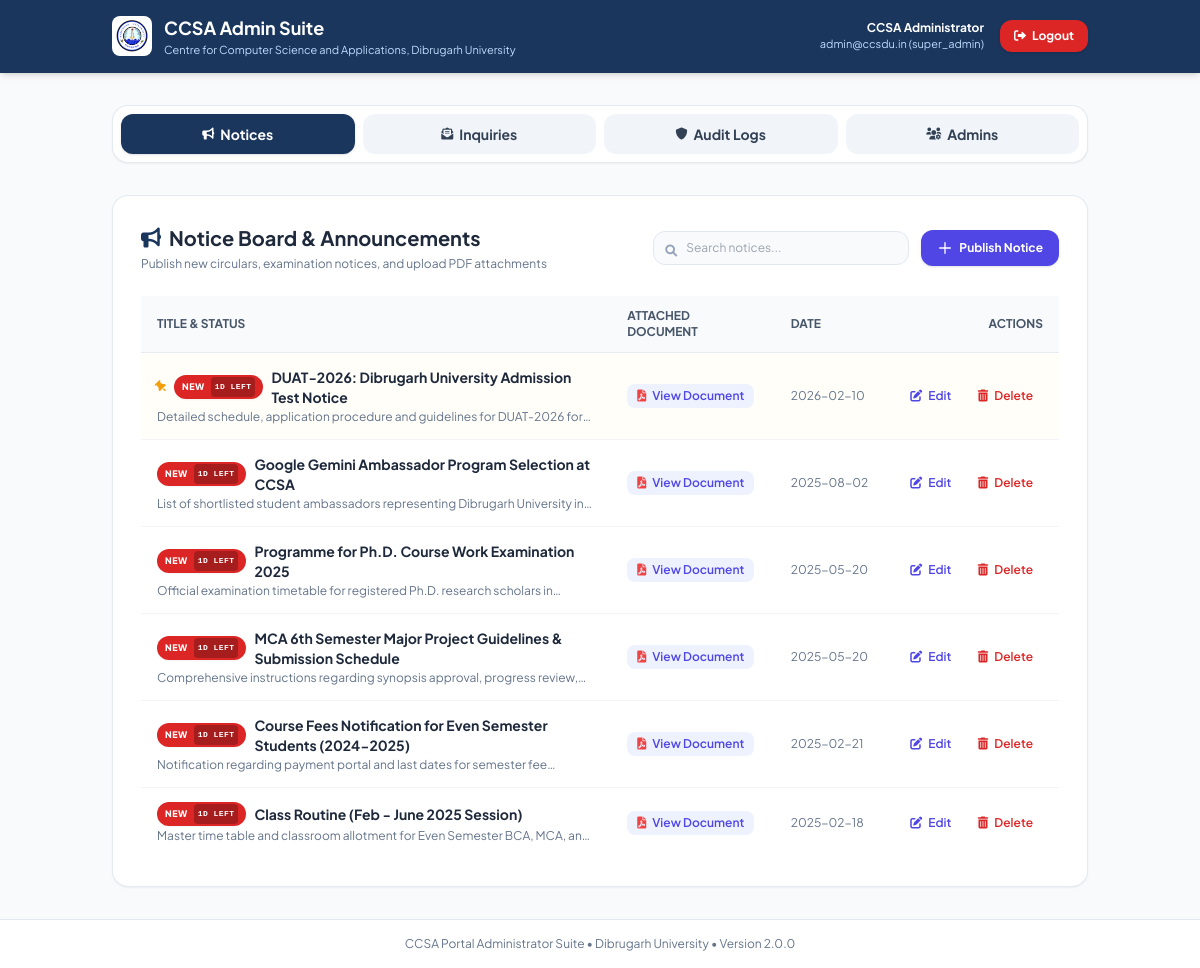
Before: /admin/index.php (signed in) with the older database file.
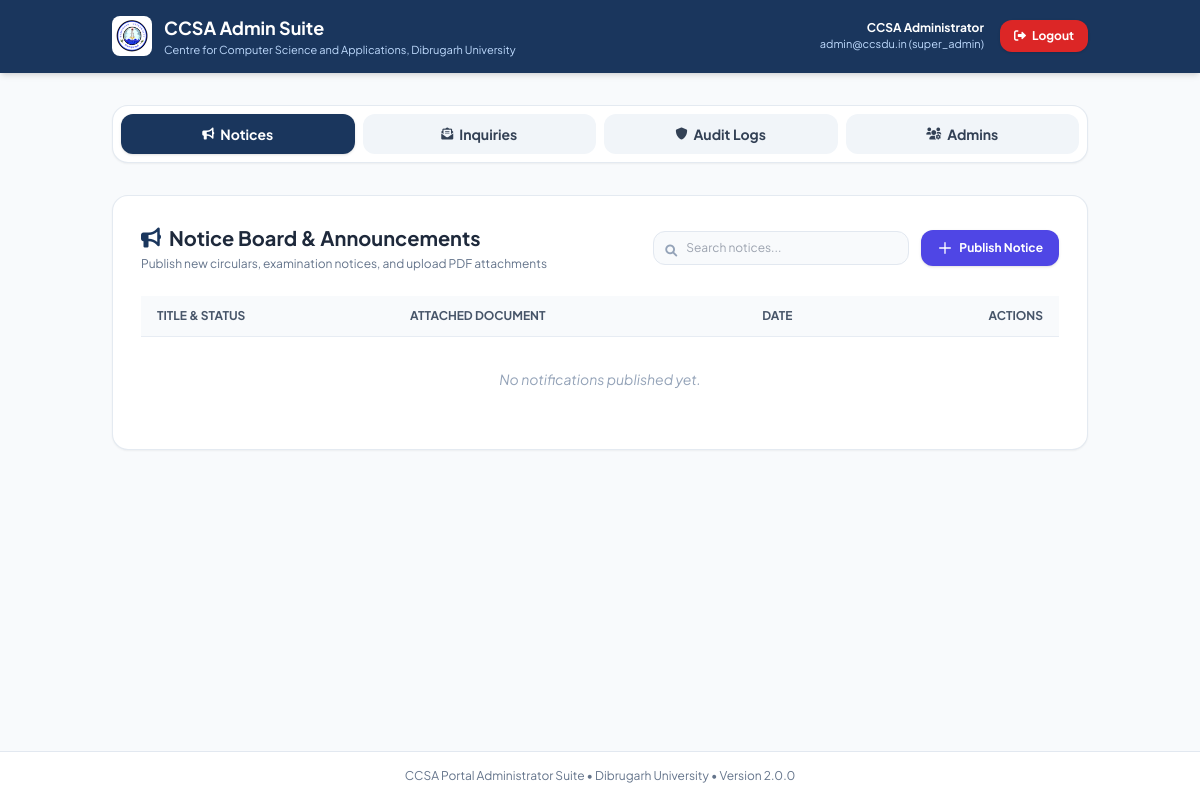
After: the same page with the newer database file.
### tables this page shows
CREATE TABLE `notifications` (
  `id` int(11) NOT NULL AUTO_INCREMENT,
  `title` varchar(255) NOT NULL,
  `description` text DEFAULT NULL,
  `category` varchar(50) NOT NULL DEFAULT 'General',
  `creator_email` varchar(150) DEFAULT 'admin@ccsdu.in',
  `file_path` varchar(255) DEFAULT NULL,
  `file_url` varchar(500) DEFAULT NULL,
  `is_pinned` tinyint(1) NOT NULL DEFAULT 0,
  `createdAt` datetime NOT NULL DEFAULT CURRENT_TIMESTAMP,
  `updatedAt` datetime NOT NULL DEFAULT CURRENT_TIMESTAMP ON UPDATE CURRENT_TIMESTAMP,
  PRIMARY KEY (`id`),
  KEY `idx_created` (`createdAt`),
  KEY `idx_category` (`category`)
);

### admin/sections/notifications.php (the view, shortened to what this page needs)
<?php
$adminNotices = [];
if (isset($pdo) && $pdo !== null) {
    try {
        $stmt = $pdo->prepare('SELECT * FROM notifications ORDER BY is_pinned DESC, createdAt DESC LIMIT 100');
        $stmt->execute();
        $adminNotices = $stmt->fetchAll(PDO::FETCH_ASSOC);
    } catch (Throwable $e) {
        error_log('Admin notices DB fetch failed: ' . $e->getMessage());
    }
}
?>
<div class="card p-5 sm:p-7 bg-white rounded-2xl shadow-sm border border-slate-200/90">
    <div class="flex flex-col sm:flex-row justify-between items-start sm:items-center gap-4 mb-6">
        <div>
            <h2 class="text-lg sm:text-xl font-bold text-slate-800 flex items-center gap-2">
                <i class="fas fa-bullhorn text-[#1a365d]"></i>
                <span>Notice Board &amp; Announcements</span>
            </h2>
            <p class="text-xs text-slate-500 mt-1">Publish new circulars, examination notices, and upload PDF attachments</p>
        </div>
        <div class="flex items-center gap-3 w-full sm:w-auto">
            <div class="relative flex-1 sm:w-64">
                <i class="fas fa-search absolute left-3 top-3 text-slate-400 text-xs"></i>
                <input type="text" id="searchNoticeInput" onkeyup="filterNoticesTable()" placeholder="Search notices..."
                    class="w-full pl-8 pr-3 py-2 bg-slate-50 border border-slate-200 rounded-xl text-xs focus:outline-none focus:ring-2 focus:ring-indigo-500">
            </div>
            <button onclick="document.getElementById('addNoticeModal').classList.remove('hidden')"
                class="bg-indigo-600 hover:bg-indigo-700 text-white text-xs font-bold px-4 py-2.5 rounded-xl flex items-center gap-1.5 transition-all shadow hover:shadow-md whitespace-nowrap">
                <svg class="w-4 h-4" fill="none" stroke="currentColor" viewBox="0 0 24 24"><path stroke-linecap="round" stroke-linejoin="round" stroke-width="2" d="M12 4v16m8-8H4"></path></svg>
                <span>Publish Notice</span>
            </button>
        </div>
    </div>
    <div class="overflow-x-auto">
        <table class="w-full text-left text-sm" id="noticesTable">
            <thead>
                <tr class="bg-slate-50 text-slate-600 text-xs uppercase border-b border-slate-200/80 font-bold">
                    <th class="py-3 px-4">Title &amp; Status</th>
                    <th class="py-3 px-4">Attached Document</th>
                    <th class="py-3 px-4">Date</th>
                    <th class="py-3 px-4 text-right">Actions</th>
                </tr>
            </thead>
            <tbody class="divide-y divide-slate-100">
                <?php if (empty($adminNotices)): ?>
                <tr>
                    <td colspan="4" class="py-8 text-center text-slate-400 italic">No notifications published yet.</td>
                </tr>
                <?php else: ?>
                    <?php foreach ($adminNotices as $notice):
                        $isPinned = !empty($notice['is_pinned']);
                        $isNewActive = false;
                        $daysLeft = 0;
                        $isNewFlag = isset($notice['is_new']) ? (int)$notice['is_new'] : null;
                        $newUntil = !empty($notice['new_until']) ? $notice['new_until'] : null;
                        if ($isNewFlag === 0) {
                            $isNewActive = false;
                        } elseif ($isNewFlag === 1) {
                            $isNewActive = true;
                            if (!empty($notice['createdAt'])) {
                                $diffSec = (strtotime($notice['createdAt']) + (15 * 86400)) - time();
                                $daysLeft = max(1, (int)ceil($diffSec / 86400));
                            } else {
                                $daysLeft = 15;
                            }
                        }
                    ?>
                    <tr class="hover:bg-slate-50 transition-colors <?php echo $isPinned ? 'bg-amber-50/30' : ''; ?>">
                        <td class="py-3.5 px-4">
                            <div class="flex items-center gap-2">
                                <?php if ($isPinned): ?>
                                    <i class="fas fa-thumbtack text-amber-500 text-xs shrink-0 -rotate-45" title="Pinned Announcement"></i>
                                <?php endif; ?>
                                <?php if ($isNewActive): ?>
                                    <span class="bg-red-600 text-white text-[9px] font-black uppercase px-2 py-0.5 rounded-full shadow-sm shrink-0 tracking-wider inline-flex items-center gap-1.5" title="Badge valid for <?php echo $daysLeft; ?> more day<?php echo $daysLeft === 1 ? '' : 's'; ?>">
                                        <span class="animate-pulse">NEW</span>
                                        <span class="bg-red-800/80 px-1 py-0.2 rounded text-[8px] font-mono font-semibold"><?php echo $daysLeft === 1 ? '1d left' : "{$daysLeft}d left"; ?></span>
                                    </span>
                                <?php endif; ?>
                                <p class="font-bold text-slate-800 text-sm"><?php echo htmlspecialchars($notice['title']); ?></p>
                            </div>
                            <?php if (!empty($notice['description'])): ?>
                            <p class="text-xs text-slate-500 mt-0.5 line-clamp-1"><?php echo htmlspecialchars($notice['description']); ?></p>
                            <?php endif; ?>
                        </td>
                        <td class="py-3.5 px-4 text-xs whitespace-nowrap">
                            <?php if (!empty($notice['file_path'])): ?>
                                <a href="<?php echo htmlspecialchars($notice['file_path']); ?>" target="_blank"
                                    class="inline-flex items-center gap-1.5 text-indigo-600 hover:text-indigo-800 font-semibold bg-indigo-50 hover:bg-indigo-100 px-2.5 py-1 rounded-lg transition-colors">
                                    <i class="fas fa-file-pdf text-red-500"></i>
                                    <span>View Document</span>
                                </a>
                            <?php else: ?>
                                <span class="text-slate-400 text-[11px]">No file attached</span>
                            <?php endif; ?>
                        </td>
                        <td class="py-3.5 px-4 text-xs text-slate-500 whitespace-nowrap">
                            <?php echo htmlspecialchars(substr($notice['createdAt'], 0, 10)); ?>
                        </td>
                        <td class="py-3.5 px-4 text-right whitespace-nowrap">
                            <button type="button" onclick='openEditNoticeModal(<?php echo json_encode($notice, JSON_HEX_TAG | JSON_HEX_APOS | JSON_HEX_QUOT | JSON_HEX_AMP); ?>)'
                                class="text-xs text-indigo-600 hover:text-indigo-800 font-semibold px-2.5 py-1.5 rounded-lg hover:bg-indigo-50 transition-colors mr-1">
                                <i class="fas fa-edit mr-1"></i> Edit
                            </button>
                            <form action="actions.php" method="POST" class="inline" onsubmit="return confirm('Are you sure you want to delete this notification?');">
                                <button type="submit" class="text-xs text-red-600 hover:text-red-800 font-semibold px-2.5 py-1.5 rounded-lg hover:bg-red-50 transition-colors">
                                    <i class="fas fa-trash-alt mr-1"></i> Delete
                                </button>
                            </form>
                        </td>
                    </tr>
                    <?php endforeach; ?>
                <?php endif; ?>
            </tbody>
        </table>
    </div>
</div>

### admin/index.php (shortened to what this page needs)
<?php
require_once __DIR__ . '/check_session.php';
    ?>
    <?php
$username = htmlspecialchars($_SESSION['user_name'] ?? 'Administrator');
$userrole = htmlspecialchars($_SESSION['user_role'] ?? 'super_admin');
$useremail = htmlspecialchars($_SESSION['user_email'] ?? 'admin@ccsdu.in');
?>
<!DOCTYPE html>
<html lang="en">
<head>
    <link rel="stylesheet" href="https://cdnjs.cloudflare.com/ajax/libs/font-awesome/6.0.0/css/all.min.css">
    <script src="https://cdn.tailwindcss.com"></script>
</head>
<body class="bg-slate-50 text-slate-800 min-h-screen flex flex-col">
    <header class="bg-[#1a365d] text-white sticky top-0 z-40 shadow-md">
        <div class="container mx-auto px-4 sm:px-6 py-3.5 flex justify-between items-center">
            <div class="flex items-center gap-3">
                <a href="../index.php" title="Go to Website">
                    <img src="../faculty/du.png" alt="DU Logo" class="h-10 w-10 object-contain p-1 bg-white rounded-lg">
                </a>
                <div>
                    <h1 class="text-base sm:text-lg font-bold leading-tight">CCSA Admin Suite</h1>
                    <p class="text-[11px] text-blue-200 hidden sm:block">Centre for Computer Science and Applications, Dibrugarh University</p>
                </div>
            </div>
            <div class="flex items-center gap-4">
                <div class="text-right hidden sm:block">
                    <p class="text-xs font-bold text-white"><?php echo $username; ?></p>
                    <p class="text-[11px] text-blue-200"><?php echo $useremail; ?> (<?php echo $userrole; ?>)</p>
                </div>
                <a href="logout.php"
                    class="bg-red-600 hover:bg-red-700 text-white text-xs font-bold px-3.5 py-2 rounded-xl transition-all flex items-center gap-1.5 shadow">
                    <i class="fas fa-sign-out-alt"></i>
                    <span>Logout</span>
                </a>
            </div>
        </div>
    </header>
    <div class="container mx-auto px-4 sm:px-6 py-8 flex-1">
        <nav class="bg-white rounded-2xl p-2 shadow-sm border border-slate-200/90 mb-8 flex flex-wrap gap-2">
            <button onclick="switchTab('notifications')" id="tab-btn-notifications"
                class="tab-btn flex-1 min-w-[110px] py-2.5 px-3 rounded-xl text-xs sm:text-sm font-bold transition-all text-center flex items-center justify-center gap-1.5 bg-[#1a365d] text-white shadow">
                <i class="fas fa-bullhorn text-xs"></i>
                <span>Notices</span>
            </button>
            <button onclick="switchTab('messages')" id="tab-btn-messages"
                class="tab-btn flex-1 min-w-[110px] py-2.5 px-3 rounded-xl text-xs sm:text-sm font-bold transition-all text-center flex items-center justify-center gap-1.5 bg-slate-100 text-slate-700 hover:bg-slate-200">
                <i class="fas fa-envelope-open-text text-xs"></i>
                <span>Inquiries</span>
            </button>
            <button onclick="switchTab('logs')" id="tab-btn-logs"
                class="tab-btn flex-1 min-w-[110px] py-2.5 px-3 rounded-xl text-xs sm:text-sm font-bold transition-all text-center flex items-center justify-center gap-1.5 bg-slate-100 text-slate-700 hover:bg-slate-200">
                <i class="fas fa-shield-alt text-xs"></i>
                <span>Audit Logs</span>
            </button>
            <button onclick="switchTab('admin')" id="tab-btn-admin"
                class="tab-btn flex-1 min-w-[110px] py-2.5 px-3 rounded-xl text-xs sm:text-sm font-bold transition-all text-center flex items-center justify-center gap-1.5 bg-slate-100 text-slate-700 hover:bg-slate-200">
                <i class="fas fa-users-cog text-xs"></i>
                <span>Admins</span>
            </button>
        </nav>
        <div id="tab-notifications" class="tab-content active">
            <?php include __DIR__ . '/sections/notifications.php'; ?>
        </div>
    </div>
    <footer class="bg-white border-t border-slate-200 py-4 text-center text-xs text-slate-500">
        CCSA Portal Administrator Suite &bull; Dibrugarh University &bull; Version 2.0.0
    </footer>
</body>
</html>

### admin/index.php (style rules this page uses)
body { font-family: 'Plus Jakarta Sans', sans-serif; }
.tab-content { display: none; }
.tab-content.active { display: block; animation: fadeIn 0.3s ease; }

Changed rows visible on the page:
removed notifications: is_pinned 1 (drawn), shows "1D LEFT", title "DUAT-2026: Dibrugarh University Admission Test Notice", description "Detailed schedule, application procedure and guidelines for DUAT-2026…", createdAt "2026-02-10"
removed notifications: shows "1D LEFT", title "Google Gemini Ambassador Program Selection at CCSA", description "List of shortlisted student ambassadors representing Dibrugarh University…", createdAt "2025-08-02"
removed notifications: shows "1D LEFT", title "Programme for Ph.D. Course Work Examination 2025", description "Official examination timetable for registered Ph.D. research scholars…", createdAt "2025-05-20"
removed notifications: shows "1D LEFT", title "MCA 6th Semester Major Project Guidelines & Submission Schedule", description "Comprehensive instructions regarding synopsis approval, progress…", createdAt "2025-05-20"
removed notifications: shows "1D LEFT", title "Course Fees Notification for Even Semester Students (2024-2025)", description "Notification regarding payment portal and last dates for semester…", createdAt "2025-02-21"
removed notifications: shows "1D LEFT", title "Class Routine (Feb - June 2025 Session)", description "Master time table and classroom allotment for Even Semester BCA, MCA,…", createdAt "2025-02-18"
Other visible differences:
text now shown: "No notifications published yet."
